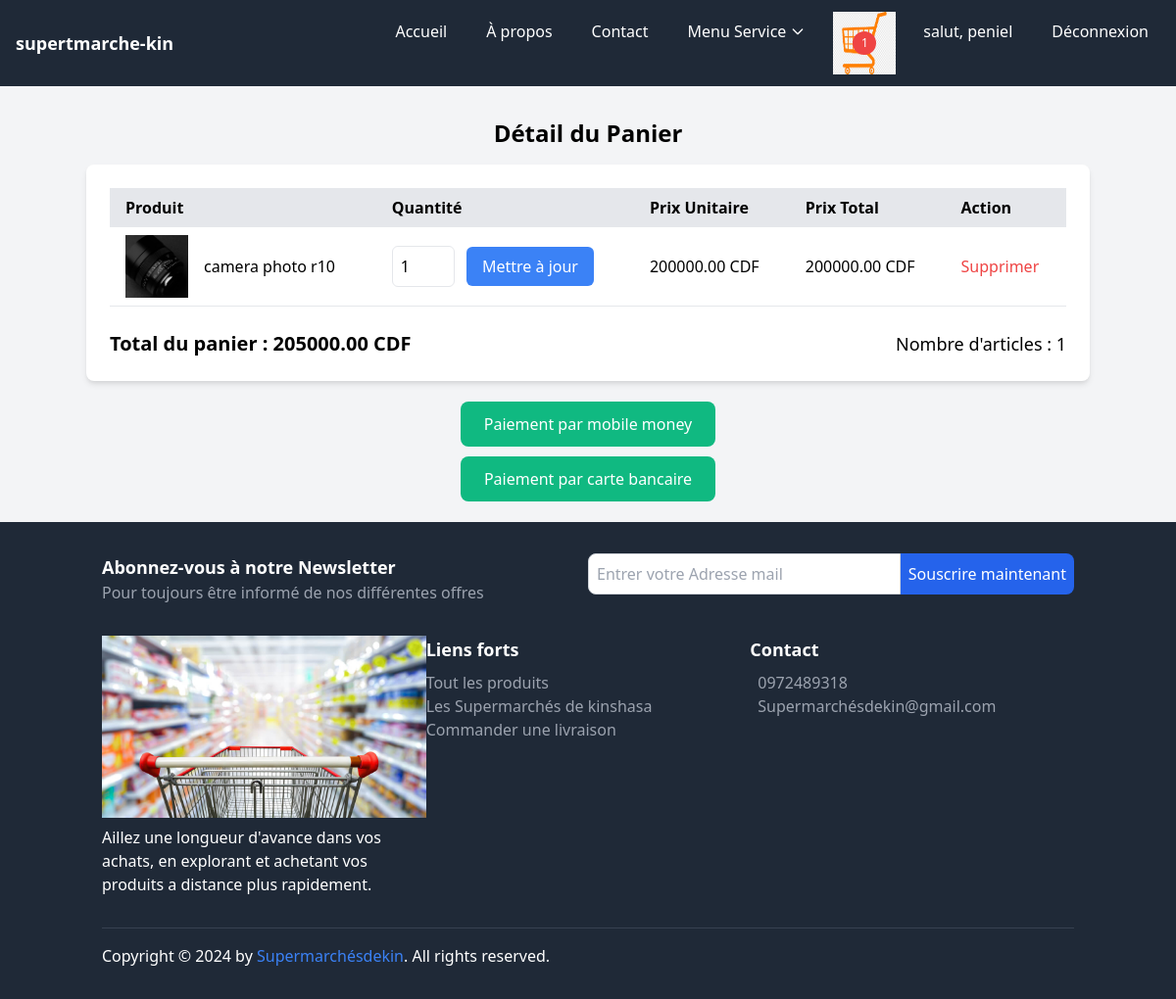
The page /user/panier/ (signed in) on the database as committed earlier.
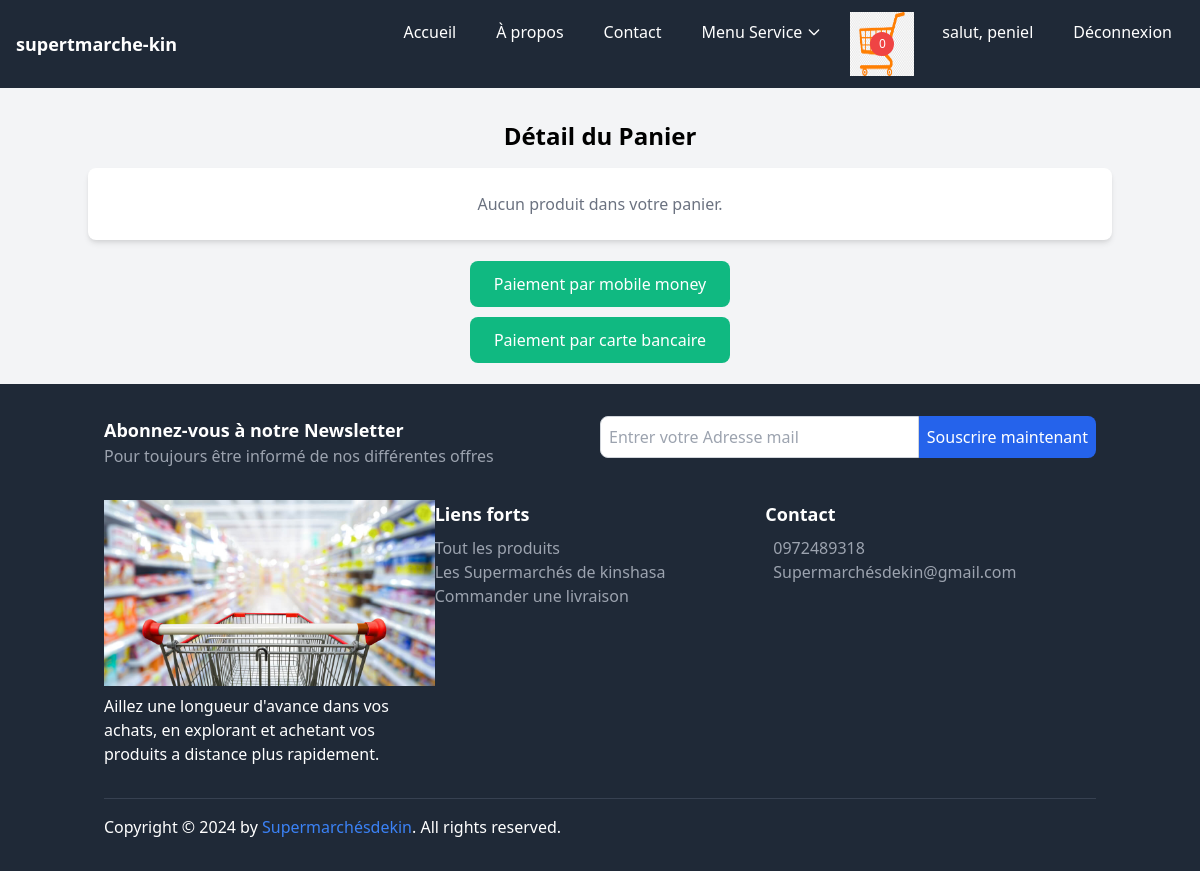
The same page on the database as committed later.
### core/models.py (models this page shows, shortened)
class Cart(models.Model):
    user = models.ForeignKey(settings.AUTH_USER_MODEL, on_delete=models.CASCADE, related_name='carts')
    created_at = models.DateTimeField(auto_now_add=True)
    is_ordered = models.BooleanField(default=False)
    is_active = models.BooleanField(default=True) # Ajoutez ce champ
    def get_total(self):
        total_price = sum(item.get_total_price() for item in self.items.all())
        commission = 5000
        return total_price + commission
    def get_item_count(self):
        return sum(item.quantity for item in self.items.all())

class CartItem(models.Model):
    cart = models.ForeignKey(Cart, on_delete=models.CASCADE, related_name='items')
    product = models.ForeignKey(Product, on_delete=models.CASCADE)
    quantity = models.PositiveIntegerField(default=1)  # Définir un valeur par défaut de 1
    def get_total_price(self):
        return self.product.price * self.quantity

class CustomUser(AbstractUser):
    email = models.EmailField(unique=True)
    profile_pic = models.ImageField(upload_to="p_img", blank=True, null=True)
    address = models.CharField(max_length=50, blank=True, null=True)
    phone = models.CharField(max_length=11, blank=True, null=True)
    role = models.CharField(max_length=50, blank=True, null=True)
    bio = models.TextField(blank=True, null=True)
    USERNAME_FIELD = 'email'
    REQUIRED_FIELDS = ('username',)

class Product(models.Model):
    store = models.ForeignKey(Store, on_delete=models.CASCADE, related_name="products")
    category = models.ForeignKey(Category, on_delete=models.CASCADE, related_name="products")
    name = models.CharField(max_length=255)
    description = models.TextField()
    price = models.DecimalField(max_digits=10, decimal_places=2)
    stock = models.PositiveIntegerField()
    image = models.ImageField(upload_to='products/', null=True, blank=True)
    image_galerie = models.ImageField(upload_to='product/galerie/', null=True, blank=True, verbose_name="Image galerie")
    created_at = models.DateTimeField(auto_now_add=True)

### core/views.py (the view)
# urls.py: path('panier/', views.cart_detail, name='cart_detail'),
@login_required(login_url="signin")
def cart_detail(request):
    cart = get_or_create_cart(request.user)
    context = {
        'cart': cart
    }
    return render(request, 'core/cart_detail.html', context)

### core/context_processors.py (called while the page is built)
def cart(request):
    if request.user.is_authenticated:
        cart = get_or_create_cart(request.user)
    else:
        cart = None
    return {'cart': cart}

### core/utils.py (called while the page is built)
def get_or_create_cart(user):
    cart, created = Cart.objects.get_or_create(user=user, is_active=True)
    return cart

### core/views.py (called while the page is built)
def get_or_create_cart(user):
    cart, created = Cart.objects.get_or_create(user=user, is_active=True)
    return cart

### core/templates/core/cart_detail.html (shortened to what this page needs)
{% extends 'base.html' %}
{% block content %}
<div class="container mx-auto py-8">
    <h1 class="text-2xl font-bold mb-4 text-center">Détail du Panier</h1>
    <div class="bg-white p-6 rounded-lg shadow-md">
        {% if cart.items.count > 0 %}
            <div class="overflow-x-auto">
                <table class="min-w-full table-auto">
                    <thead class="bg-gray-200">
                        <tr>
                            <th class="px-4 py-2 text-left font-semibold">Produit</th>
                            <th class="px-4 py-2 text-left font-semibold">Quantité</th>
                            <th class="px-4 py-2 text-left font-semibold">Prix Unitaire</th>
                            <th class="px-4 py-2 text-left font-semibold">Prix Total</th>
                            <th class="px-4 py-2 text-left font-semibold">Action</th>
                        </tr>
                    </thead>
                    <tbody>
                        {% for item in cart.items.all %}
                            <tr class="border-b hover:bg-gray-100">
                                <td class="px-4 py-2 flex flex-col sm:flex-row items-center">
                                    <img src="{{ item.product.image.url }}" alt="{{ item.product.name }}" class="w-16 h-16 object-cover mb-4 sm:mb-0 sm:mr-4">
                                    <span class="sm:block">{{ item.product.name }}</span>
                                </td>
                                <td class="px-4 py-2">
                                    <form action="{% url 'update_cart' cart_item_id=item.id quantity=item.quantity %}" method="POST">
                                        <input type="number" name="quantity" value="{{ item.quantity }}" min="1" class="w-16 p-2 border rounded-md">
                                        <button type="submit" class="bg-blue-500 text-white px-4 py-2 rounded-md mt-2 sm:mt-0 sm:ml-2 hover:bg-blue-600">Mettre à jour</button>
                                    </form>
                                </td>
                                <td class="px-4 py-2">{{ item.product.price }} CDF</td>
                                <td class="px-4 py-2">{{ item.get_total_price }} CDF</td>
                                <td class="px-4 py-2">
                                    <form action="{% url 'remove_from_cart' cart_item_id=item.id %}" method="POST">
                                        <button type="submit" class="text-red-500 hover:text-red-600">Supprimer</button>
                                    </form>
                                </td>
                            </tr>
                        {% endfor %}
                    </tbody>
                </table>
            </div>
            <div class="mt-6 flex flex-col sm:flex-row justify-between items-center">
                <p class="text-xl font-semibold">Total du panier : {{ cart.get_total }} CDF</p>
                <p class="text-lg">Nombre d'articles : {{ cart.get_item_count }}</p>
            </div>
        {% else %}
            <p class="text-center text-gray-500">Aucun produit dans votre panier.</p>
        {% endif %}
    </div>
    <div class="mt-8 text-center">
        <a href="{% url 'mobile_money_checkout' %}" class="bg-green-500 text-white px-6 py-3 rounded-lg hover:bg-green-600 transition duration-300">Paiement par mobile money</a>
    </div>
    <div class="mt-8 text-center">
        <a href="{% url 'checkout' %}" class="bg-green-500 text-white px-6 py-3 rounded-lg hover:bg-green-600 transition duration-300">Paiement par carte bancaire</a>
    </div>
</div>
{% endblock %}

### templates/base.html (shortened to what this page needs)
{% load static %}
<!DOCTYPE html>
<html lang="fr">
<head>
    <link href="https://cdn.jsdelivr.net/npm/tailwindcss@2.2.19/dist/tailwind.min.css" rel="stylesheet">
</head>
<body class="bg-gray-100">
    <nav class="bg-gray-800 text-white">
        <div class="max-w-7xl mx-auto px-4 py-3 flex justify-between items-center">
            <div class="text-lg font-bold">
                <a href="{% url 'index' %}" class="text-white hover:underline">supertmarche-kin</a>
            </div>
            <div class="hidden md:flex space-x-4">
                <a href="{% url 'index' %}" class="hover:bg-gray-700 px-3 py-2 rounded">Accueil</a>
                <a href="{% url 'apropos' %}" class="hover:bg-gray-700 px-3 py-2 rounded">À propos</a>
                <a href="{% url 'contact' %}" class="hover:bg-gray-700 px-3 py-2 rounded">Contact</a>
<div class="relative">
    <button class="hover:bg-gray-700 px-3 py-2 rounded inline-flex items-center" id="immoDropdownButton">
       Menu Service
        <svg class="ml-1 w-4 h-4" fill="none" stroke="currentColor" viewBox="0 0 24 24" xmlns="http://www.w3.org/2000/svg">
            <path stroke-linecap="round" stroke-linejoin="round" stroke-width="2" d="M19 9l-7 7-7-7"></path>
        </svg>
    </button>
</div>
<a href="{% url 'cart_detail' %}" class="relative inline-block">
    <span id="cart-items-count" class="absolute top-1/2 left-1/2 bg-red-500 text-white rounded-full w-6 h-6 flex items-center justify-center text-xs transform -translate-x-1/2 -translate-y-1/2">
        {{ cart.get_item_count }}
    </span>
</a>
                {% if request.user.is_authenticated %}
                    <a href="{% url 'profile' %}" class="hover:bg-gray-700 px-3 py-2 rounded">salut, {{ request.user.username }}</a>
                    <a href="{% url 'signout' %}" class="hover:bg-gray-700 px-3 py-2 rounded">Déconnexion</a>
                {% else %}
                    <a href="{% url 'signup' %}" class="hover:bg-gray-700 px-3 py-2 rounded">S'inscrire</a>
                    <a href="{% url 'signin' %}" class="hover:bg-gray-700 px-3 py-2 rounded">Connexion</a>
                {% endif %}
            </div>
        </div>
    </nav>
      {% block content %}{% endblock content %}
    <footer class="bg-gray-800 text-white py-8">
        <div class="container mx-auto px-4">
            <div class="mb-8">
                <div class="flex flex-col md:flex-row">
                    <div class="md:w-1/2 mb-4 md:mb-0">
                        <h3 class="text-lg font-bold">Abonnez-vous à notre Newsletter</h3>
                        <p class="text-gray-400">Pour toujours être informé de nos différentes offres</p>
                    </div>
                    <div class="md:w-1/2">
                        <form action="https://api.web3forms.com/submit" method="POST" class="flex">
                            <input type="email" name="email" placeholder="Entrer votre Adresse mail" required class="flex-1 p-2 rounded-l-lg border border-gray-300" />
                            <button class="bg-blue-600 text-white p-2 rounded-r-lg">Souscrire maintenant</button>
                        </form>
                    </div>
                </div>
            </div>
            <div class="flex flex-col md:flex-row mb-8">
                <div class="md:w-1/3 mb-4 md:mb-0">
                    <div class="footer-logo mb-2">
                        <img class="img-fluid" src="{% static 'img/her2.jpg' %}" alt="">
                    </div>
                    <p>Aillez une longueur d'avance dans vos achats, en explorant et achetant vos produits a distance plus rapidement.</p>
                </div>
                <div class="md:w-1/3 mb-4 md:mb-0">
                    <h3 class="text-lg font-bold">Liens forts</h3>
                    <ul class="mt-2">
                        <li><a href="{% url 'list_product' %}" class="text-gray-400 hover:text-white">Tout les produits</a></li>
                        <li><a href="{% url 'list_store' %}" class="text-gray-400 hover:text-white">Les Supermarchés de kinshasa</a></li>
                        <li><a href="{% url 'creer_commande' %}" class="text-gray-400 hover:text-white">Commander une livraison</a></li>
                    </ul>
                </div>
                <div class="md:w-1/3">
                    <h3 class="text-lg font-bold">Contact</h3>
                    <div class="mt-2">
                        <p class="flex items-center"><a href="callto:+243 97 24 89 318" class="text-gray-400 hover:text-white">0972489318</a></p>
                        <p class="flex items-center"><a href="mailto:ngelekapeniel@gmail.com" class="text-gray-400 hover:text-white">Supermarchésdekin@gmail.com</a></p>
                    </div>
                </div>
            </div>
            <div class="border-t border-gray-700 pt-4">
                <div class="flex justify-between items-center">
                    <div>
                        <p class="mb-0">Copyright © 2024 by <a href="#" class="text-blue-500 hover:underline">Supermarchésdekin</a>. All rights reserved.</p>
                    </div>
                </div>
            </div>
        </div>
    </footer>
</body>
</html>

Rows that differ between the two databases and show on the page:
removed CartItem: product.image (picture), product.name "camera photo r10", quantity "1", product.price "200000.00", get_total_price "200000.00"
shown differently, row unchanged: Cart: get_item_count "1" → "0"; get_total "205000.00" → (not shown); get_item_count "1" → (not shown)
Other text that changed with them:
text no longer shown: "Produit Quantité Prix Unitaire Prix Total Action Total du panier : CDF Nombre d'articles :"
text now shown: "Aucun produit dans votre panier."
